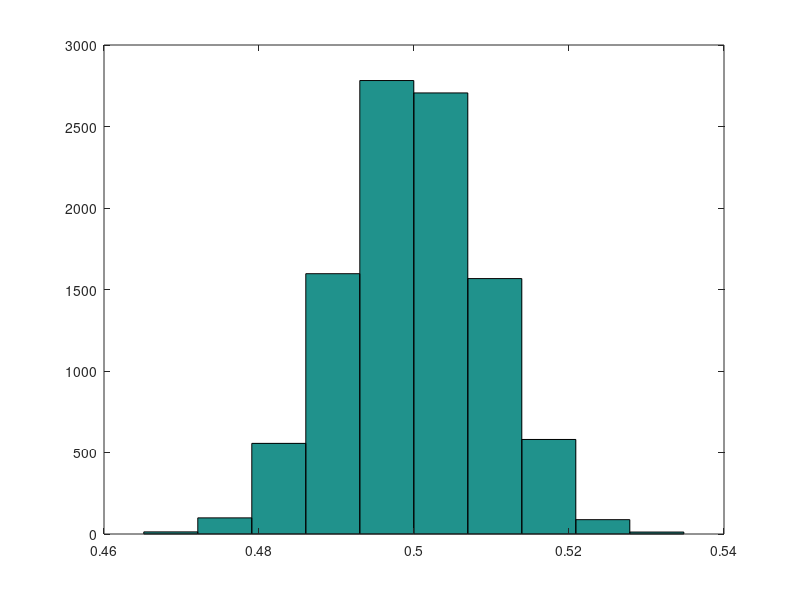

Reproduce this figure in MATLAB. (Note: this script raises an error after producing the figure.)
% a
N=10;    X = rand(1,N);

% b
m = mean(X)

% c
N=10;
for i=1:10000,
    X = rand(1,N);
    media(i)=mean(X);
end
hist(media)

% d
N=100;
for i=1:10000,
    X = rand(1,N);
    media100(i)=mean(X);
end
hist(media100)

N=1000;
for i=1:10000,
    X = rand(1,N);
    media1000(i)=mean(X);
end
hist(media1000)

% e
m1 = mean(media)
m2 = mean(media100)
m3 = mean(media1000)

v1 = var(media)
v2 = var(media100)
v3 = var(media1000)

% f
N=10;
for i=1:10000,
    X = chirnd(1,N);
    media(i)=mean(X);
end
hist(media)

for i=1:10000,
    X = frnd(1,N);
    media(i)=mean(X);
end
hist(media)

for i=1:10000,
    X = rand(1,N).^2;
    media(i)=mean(X);
end
hist(media)
